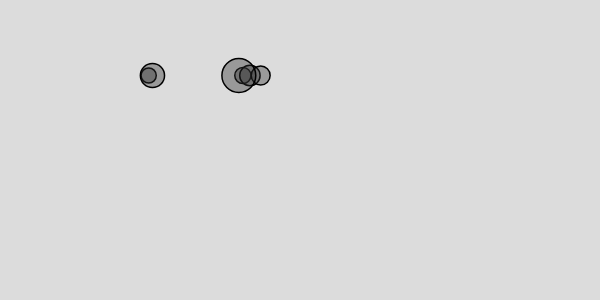
Frame 1 (no input)
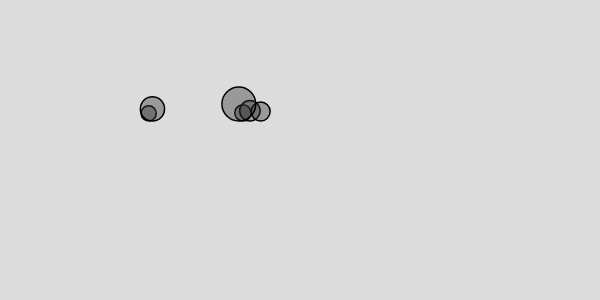
Frame 60 (no input)
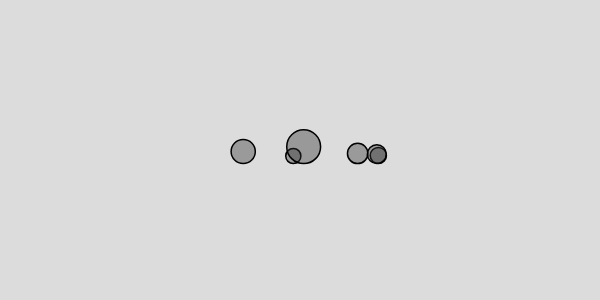
Frame 120 (the mouse pressed at the canvas centre since frame 60)

The p5.js sketch that drew these frames (run headless with seeded random() and noise() and a simulated clock; from frame 60 on, the mouse is pressed at the canvas centre):

// p5.js sketch
// ── sketch.js
// Global Variables
let width = 600, height = 300; 
let balls_arr = [];

// User-Defined Classes
class Ball { 
  constructor() { 
      // Attributes
      this.position = createVector(random(100, 300), height/4); // Randomly at middle of screen
      this.velocity = createVector(0, 0); // Starts at 0
      this.acceleration = createVector(0, 0); // Starts at 0
      this.mass = random(5, 20); // Proxy for 'radius'
      this.factor = 0.95 // Velocity retained after bounce
  }
  // Methods
  apply_force(force_vec) {
    let acceleration = force_vec.div(this.mass);
    this.acceleration.add(acceleration);
  }

  update() {
    this.velocity.add(this.acceleration);
    this.position.add(this.velocity);
    this.acceleration.mult(0);
  }

  display() {
    stroke(0); // Black outlines
    strokeWeight(1.5); // Outline width
    fill(50, 100); // White interior with alpha channel (0-255)
    ellipse(this.position.x, this.position.y, this.mass*2);
  }

  check_edges() {
    if (this.position.x + this.mass > width) { // Right bound
      this.position.x = width - this.mass; 
      this.velocity.x *= -1; // Inverts velocity's 'x' component
    }
    if (this.position.x - this.mass < 0) { // Left bound
      this.position.x = this.mass;
      this.velocity.x *= -1; // Inverts velocity's 'x' component
    }
    if (this.position.y + this.mass > height) { // Bottom bound
      this.position.y = height - this.mass; 
      this.velocity.y *= -this.factor; // Inverts velocity's 'y' component
                                       // 'factor' drains velocity at bounce
    }
  }
}
// User-Defined Functions

// p5 Main
function setup() {
  createCanvas(width, height); // Creating the canvas with 'img' dimensions
  for (i = 0; i <= 5; i++){
    balls_arr[i] = new Ball(); // Instantiating 'Ball'
  }
}

function draw() {
  // Main
  background(220); // Grayscale white

  for (ball of balls_arr) {
    let gravity = createVector(0, 0.5); // Instantiating 'gravity' for each 
    gravity.mult(ball.mass); // Gravity is the same for all 
    ball.apply_force(gravity);
    
    if (mouseIsPressed) { // 'mouseIsPressed': system variable; 'mousePressed()': system function
      let wind = createVector(0.6, 0);
      ball.apply_force(wind); // More mass, less acceleration 
    }

    ball.update();
    ball.check_edges();
    ball.display();
  }
}
